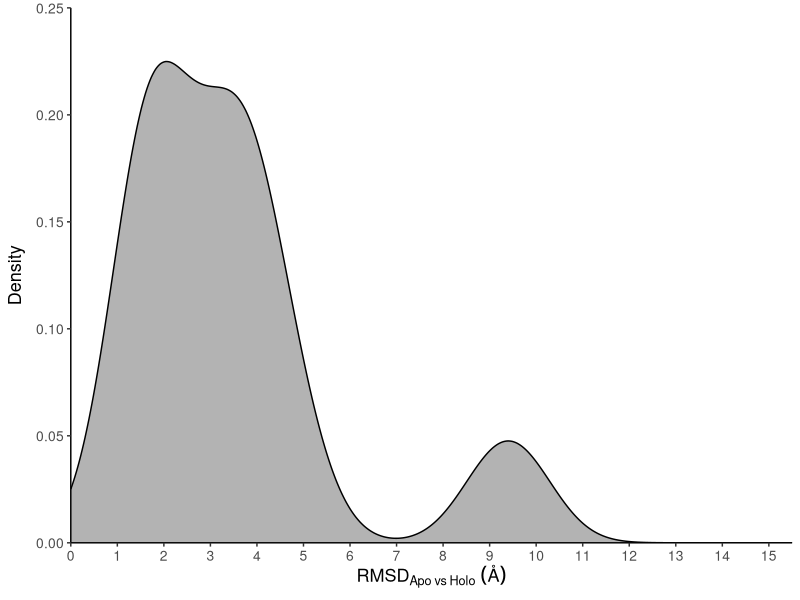
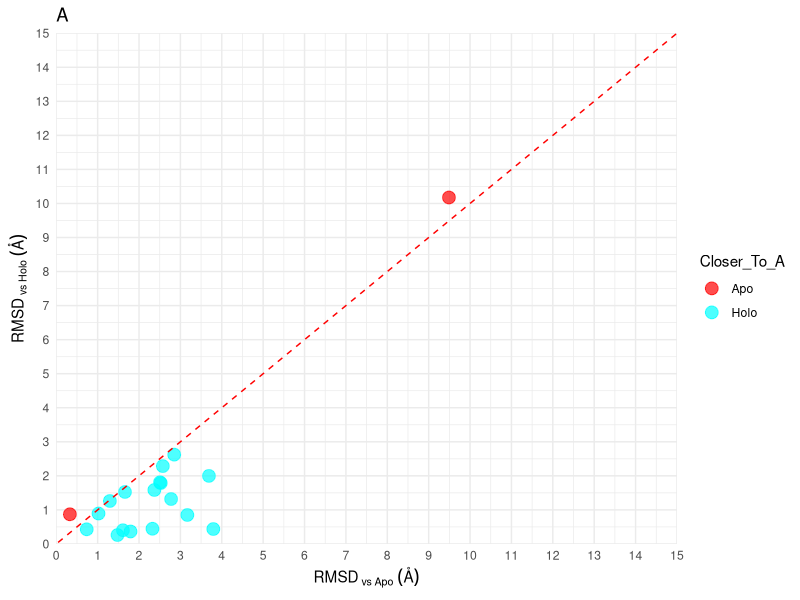
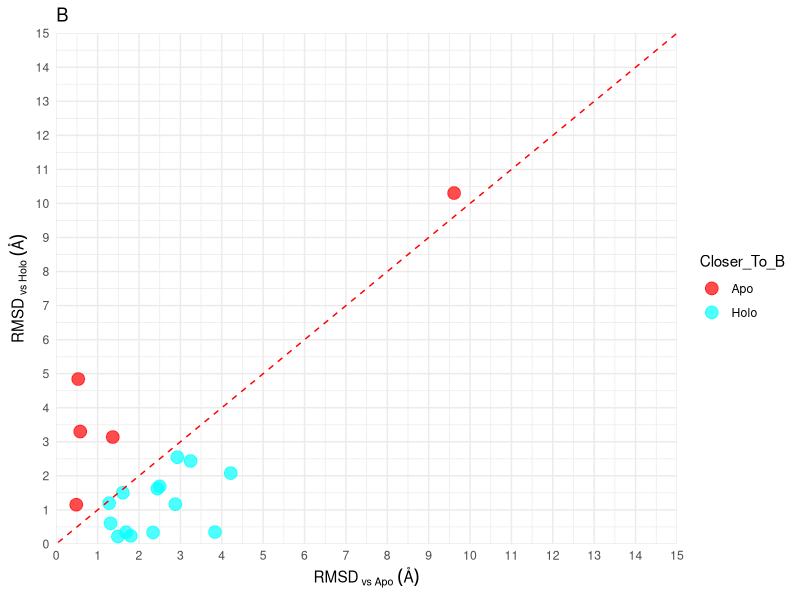
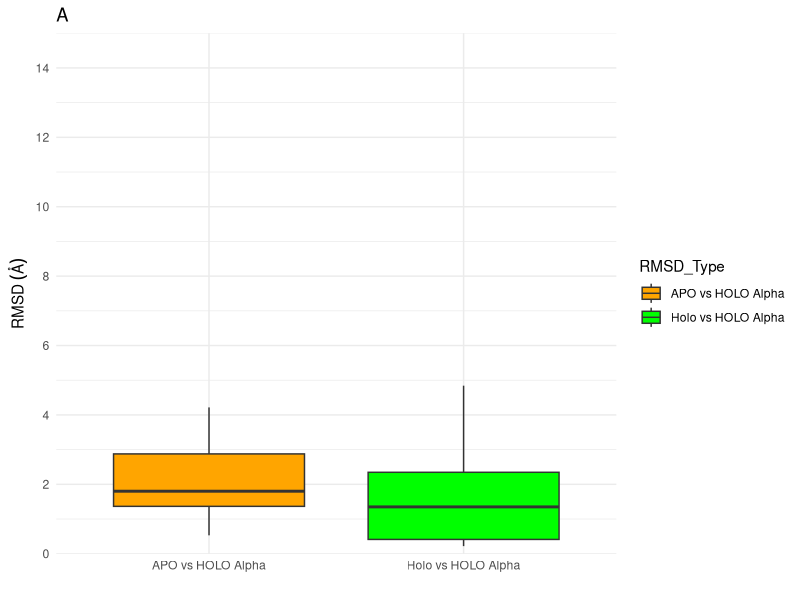
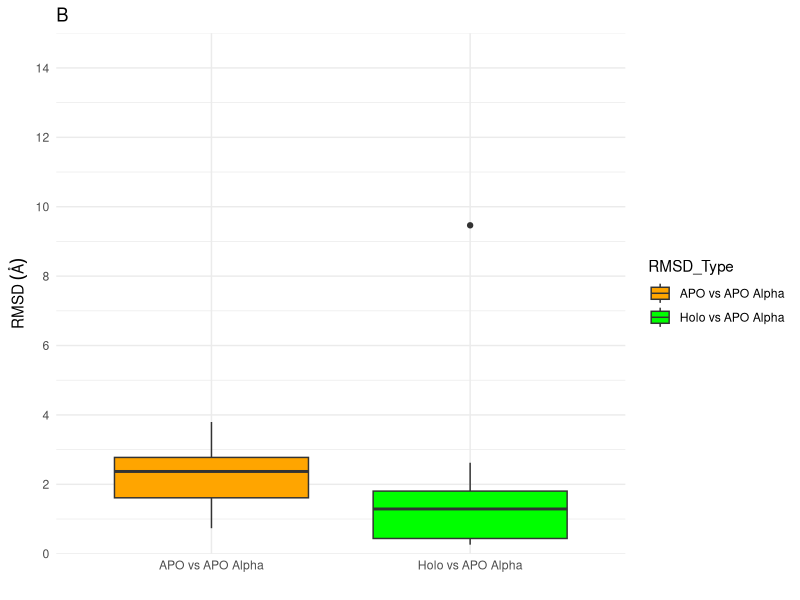
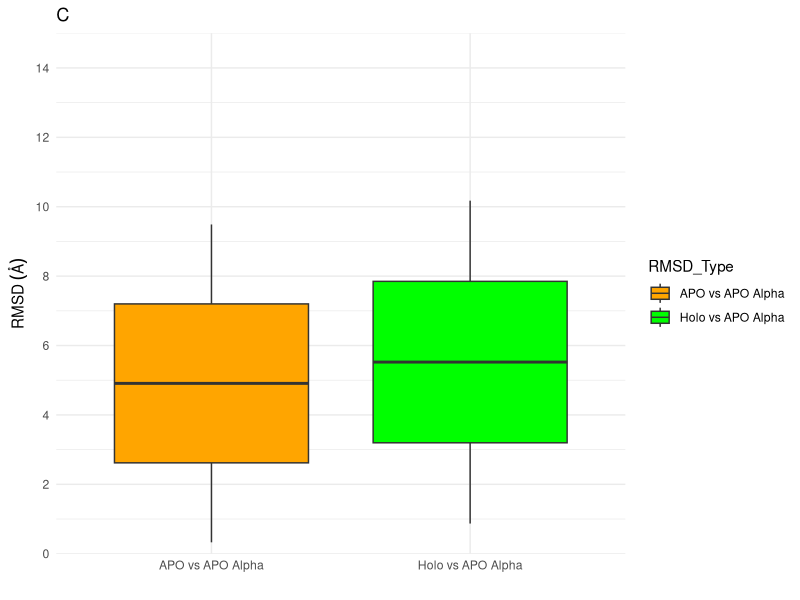
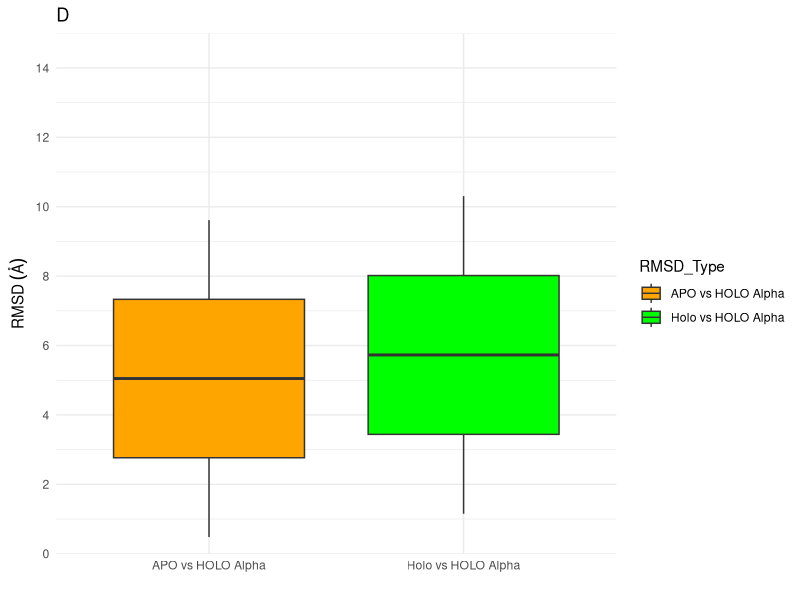
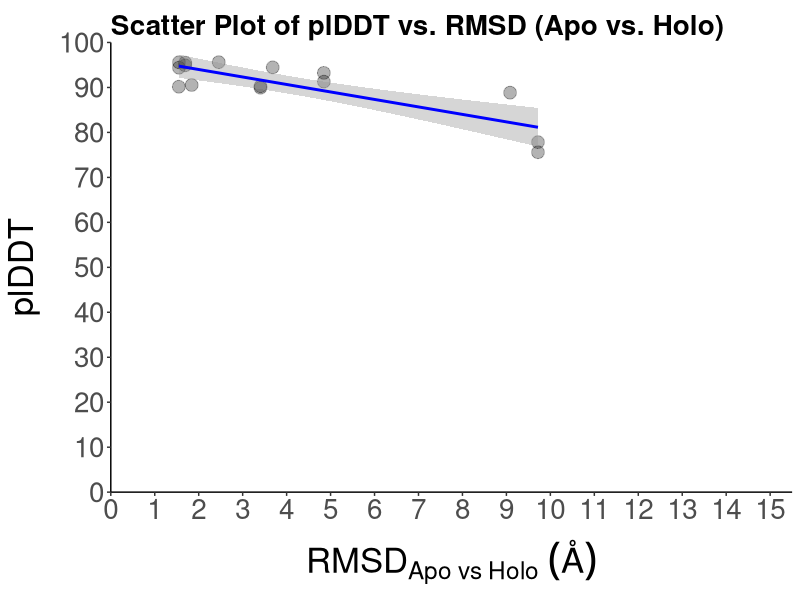

The R script that drew these images, in order:
## ---- chunk 1
knitr::opts_chunk$set(echo = TRUE)
library(ggplot2)
library(dplyr)
library(tidyr)
library(readr)
library(ggpubr)
## ---- chunk 2
data <- read.csv("project_data/RMSD_results.csv", sep=',')

# Add classification for A and B
data <- data %>%
  mutate(
    Closer_To_A = ifelse(HOLO_vs_APO_ALPHA0 < APO_vs_APO_ALPHA0, "Holo", "Apo"),
    Closer_To_B = ifelse(HOLO_vs_HOLO_ALPHA0 < APO_vs_HOLO_ALPHA0, "Holo", "Apo")
  )
## ---- chunk 3
figure1 <-  
  ggplot() +
  geom_density(data = data,
               aes(x = APO_vs_HOLO), 
               alpha = 0.3, color = 'black',
               fill = 'black',
               adjust = 1) + 
  xlab(expression(RMSD[Apo~vs~Holo]~(Å))) + ylab('Density') +
  scale_x_continuous(limits = c(0,15.5),breaks=seq(0, 15, 1), expand = c(0,0)) +
  scale_y_continuous(limits = c(0,0.25), breaks = seq(0.000, 0.25, 0.05), expand = c(0,0)) +
  theme(
    legend.position = "none",
    axis.line = element_line(colour = "black"),
    panel.grid.major = element_blank(),
    panel.grid.minor = element_blank(),
    panel.border = element_blank(),
    panel.background = element_blank(),
    axis.title.x = element_text(face ='plain',size = 13, margin = margin(t = 0, r = 8, b = 0, l = 0)),
    axis.title.y = element_text(face ='plain',size = 13, margin = margin(t = 0, r = 8, b = 0, l = 0)),
    axis.text=element_text(size = 10),
    plot.margin = unit(c(.2,.2,.2,.2), "cm")
  ) 

summary(data$APO_vs_HOLO)

print(figure1)
ggsave("Stats/fig0_density.png", plot = figure1, width = 8, height = 6)
## ---- chunk 4
figure2a <- data %>% 
  ggplot(aes(x = APO_vs_APO_ALPHA0, y = HOLO_vs_APO_ALPHA0, color = Closer_To_A)) +
  geom_point(size = 4, alpha = 0.7) +
  scale_color_manual(values = c("Holo" = "cyan", "Apo" = "red")) +
  labs(x = expression(RMSD[~vs~Apo]~(Å)),
       y = expression(RMSD[~vs~Holo]~(Å))) +
  geom_abline(intercept = 0, slope = 1, linetype = "dashed", color = 'red') +
  scale_x_continuous(breaks = seq(0, 15, 1), limits = c(0, 15), expand = c(0, 0)) +
  scale_y_continuous(breaks = seq(0, 15, 1), limits = c(0, 15), expand = c(0, 0)) +
  theme_minimal() +
  ggtitle('A')

print(figure2a)
ggsave("Stats/fig1_Alpha_vs_Holo_vs_Apo.png", plot = figure2a, width = 8, height = 6)
## ---- chunk 5
figure2b <- data %>% 
  ggplot(aes(x = APO_vs_HOLO_ALPHA0, y = HOLO_vs_HOLO_ALPHA0, color = Closer_To_B)) +
  geom_point(size = 4, alpha = 0.7) +
  scale_color_manual(values = c("Holo" = "cyan", "Apo" = "red")) +
  labs(x = expression(RMSD[~vs~Apo]~(Å)),
       y = expression(RMSD[~vs~Holo]~(Å))) +
  geom_abline(intercept = 0, slope = 1, linetype = "dashed", color = 'red') +
  scale_x_continuous(breaks = seq(0, 15, 1), limits = c(0, 15), expand = c(0, 0)) +
  scale_y_continuous(breaks = seq(0, 15, 1), limits = c(0, 15), expand = c(0, 0)) +
  theme_minimal() +
  ggtitle('B')

print(figure2b)
ggsave("Stats/fig2_HOLO_ALPHA_VS_HOLO_VS_APO.png", plot = figure2b, width = 8, height = 6)
## ---- chunk 6
wilcoxon_result <- wilcox.test(
  c(data$HOLO_vs_APO_ALPHA0), 
  c(data$APO_vs_APO_ALPHA0),
  alternative = "less"
)
cat("Wilcoxon Signed-Rank Test:\n")
print(wilcoxon_result)

wilcoxon_result <- wilcox.test(
  c(data$HOLO_vs_HOLO_ALPHA0), 
  c(data$APO_vs_HOLO_ALPHA0),
  alternative = "less"
)
cat("Wilcoxon Signed-Rank Test:\n")
print(wilcoxon_result)
## ---- chunk 7
data$Average_RMSD <- rowMeans(data[, c("HOLO_vs_APO_ALPHA0", "APO_vs_APO_ALPHA0")], na.rm = TRUE)
# Preprocess for Holo group (Figure A)
holo_data <- data %>%
  filter(Closer_To_A == "Holo") %>%  # Filter for Holo
  select(HOLO_vs_HOLO_ALPHA0, APO_vs_HOLO_ALPHA0, Closer_To_A) %>%  # Use exact column names
  pivot_longer(
    cols = c(HOLO_vs_HOLO_ALPHA0, APO_vs_HOLO_ALPHA0),
    names_to = "RMSD_Type",
    values_to = "RMSD_Value"
  ) %>%
  mutate(RMSD_Type = ifelse(RMSD_Type == "HOLO_vs_HOLO_ALPHA0", "Holo vs HOLO Alpha", "APO vs HOLO Alpha"))

# Plot A
figure_holo <- ggplot(holo_data, aes(x = RMSD_Type, y = RMSD_Value, fill = RMSD_Type)) +
  geom_boxplot() +
  labs(
    title = "Proteins Closer to Holo",
    x = "",
    y = expression(RMSD~(Å))
  ) +
  theme_minimal() +
  scale_y_continuous(breaks = seq(0, 15, 2), limits = c(0, 15), expand = c(0, 0)) +
  theme(
    legend.position = "none",
    plot.title = element_text(face = "bold", size = 20, hjust = 0.5),
    axis.title.y = element_text(face = "plain", size = 20, margin = margin(t = 0, r = 10, b = 0, l = 0)),
    axis.text = element_text(size = 13),
    axis.ticks = element_line(size = 0.5),
    plot.margin = margin(0.5, 0.5, 0.5, 0.5, "cm"),
    strip.text = element_text(size = 15, face = "plain")
  ) +
  scale_fill_manual(values = c("orange", "green"))+
  theme_minimal() +
  ggtitle('A')
print(figure_holo)
ggsave("Stats/closer_holo_holo_alpha.png", plot = figure_holo, width = 8, height = 6)


## ---- chunk 8
holo_data <- data %>%
  filter(Closer_To_A == "Holo") %>%  # Filter for Holo
  select(HOLO_vs_APO_ALPHA0, APO_vs_APO_ALPHA0, Closer_To_A) %>%  # Use exact column names
  pivot_longer(
    cols = c(HOLO_vs_APO_ALPHA0, APO_vs_APO_ALPHA0),
    names_to = "RMSD_Type",
    values_to = "RMSD_Value"
  ) %>%
  mutate(RMSD_Type = ifelse(RMSD_Type == "HOLO_vs_APO_ALPHA0", "Holo vs APO Alpha", "APO vs APO Alpha"))

# B plot
figure_holo <- ggplot(holo_data, aes(x = RMSD_Type, y = RMSD_Value, fill = RMSD_Type)) +
  geom_boxplot() +
  labs(
    title = "Proteins Closer to Holo",
    x = "",
    y = expression(RMSD~(Å))
  ) +
  theme_minimal() +
  scale_y_continuous(breaks = seq(0, 15, 2), limits = c(0, 15), expand = c(0, 0)) +
  theme(
    legend.position = "none",
    plot.title = element_text(face = "bold", size = 20, hjust = 0.5),
    axis.title.y = element_text(face = "plain", size = 20, margin = margin(t = 0, r = 10, b = 0, l = 0)),
    axis.text = element_text(size = 13),
    axis.ticks = element_line(size = 0.5),
    plot.margin = margin(0.5, 0.5, 0.5, 0.5, "cm"),
    strip.text = element_text(size = 15, face = "plain")
  ) +
  scale_fill_manual(values = c("orange", "green"))+
  theme_minimal() +
  ggtitle('B')
print(figure_holo)
ggsave("Stats/closer_holo_apo_alpha.png", plot = figure_holo, width = 8, height = 6)

## ---- chunk 9
apo_data <- data %>%
  filter(Closer_To_A == "Apo") %>%  # Filter for Apo
  select(HOLO_vs_APO_ALPHA0, APO_vs_APO_ALPHA0, Closer_To_A) %>%  # Use exact column names
  pivot_longer(
    cols = c(HOLO_vs_APO_ALPHA0, APO_vs_APO_ALPHA0),
    names_to = "RMSD_Type",
    values_to = "RMSD_Value"
  ) %>%
  mutate(RMSD_Type = ifelse(RMSD_Type == "HOLO_vs_APO_ALPHA0", "Holo vs APO Alpha", "APO vs APO Alpha"))

# Plot C
figure_apo <- ggplot(apo_data, aes(x = RMSD_Type, y = RMSD_Value, fill = RMSD_Type)) +
  geom_boxplot() +
  labs(
    title = "Proteins Closer to Apo",
    x = "",
    y = expression(RMSD~(Å))
  ) +
  theme_minimal() +
  scale_y_continuous(breaks = seq(0, 15, 2), limits = c(0, 15), expand = c(0, 0)) +
  theme(
    legend.position = "none",
    plot.title = element_text(face = "bold", size = 20, hjust = 0.5),
    axis.title.y = element_text(face = "plain", size = 20, margin = margin(t = 0, r = 10, b = 0, l = 0)),
    axis.text = element_text(size = 13),
    axis.ticks = element_line(size = 0.5),
    plot.margin = margin(0.5, 0.5, 0.5, 0.5, "cm"),
    strip.text = element_text(size = 15, face = "plain")
  ) +
  scale_fill_manual(values = c("orange", "green"))+
  theme_minimal() +
  ggtitle('C')
# Print both figures
print(figure_apo)   # Figure for Apo group
ggsave("Stats/closer_apo_apo_alpha.png", plot = figure_holo, width = 8, height = 6)

## ---- chunk 10
apo_data <- data %>%
  filter(Closer_To_A == "Apo") %>%  # Filter for Apo
  select(HOLO_vs_HOLO_ALPHA0, APO_vs_HOLO_ALPHA0, Closer_To_A) %>%  # Use exact column names
  pivot_longer(
    cols = c(HOLO_vs_HOLO_ALPHA0, APO_vs_HOLO_ALPHA0),
    names_to = "RMSD_Type",
    values_to = "RMSD_Value"
  ) %>%
  mutate(RMSD_Type = ifelse(RMSD_Type == "HOLO_vs_HOLO_ALPHA0", "Holo vs HOLO Alpha", "APO vs HOLO Alpha"))

# Plot D
figure_apo <- ggplot(apo_data, aes(x = RMSD_Type, y = RMSD_Value, fill = RMSD_Type)) +
  geom_boxplot() +
  labs(
    title = "Proteins Closer to Apo",
    x = "",
    y = expression(RMSD~(Å))
  ) +
  theme_minimal() +
  scale_y_continuous(breaks = seq(0, 15, 2), limits = c(0, 15), expand = c(0, 0)) +
  theme(
    legend.position = "none",
    plot.title = element_text(face = "bold", size = 20, hjust = 0.5),
    axis.title.y = element_text(face = "plain", size = 20, margin = margin(t = 0, r = 10, b = 0, l = 0)),
    axis.text = element_text(size = 13),
    axis.ticks = element_line(size = 0.5),
    plot.margin = margin(0.5, 0.5, 0.5, 0.5, "cm"),
    strip.text = element_text(size = 15, face = "plain")
  ) +
  scale_fill_manual(values = c("orange", "green"))+
  theme_minimal() +
  ggtitle('D')

print(figure_apo)
ggsave("Stats/closer_apo_holo_alpha.png", plot = figure_holo, width = 8, height = 6)

## ---- chunk 11
# Reshape data to have PDB_ID and corresponding APO_vs_HOLO
reshaped_rmsd <- data %>%
  select(Apo_PDB_ID, Holo_PDB_ID, APO_vs_HOLO) %>% 
  mutate(APO_vs_HOLO = as.numeric(gsub(",", ".", APO_vs_HOLO))) %>%  # Ensure numeric format
  pivot_longer(
    cols = c(Apo_PDB_ID, Holo_PDB_ID),
    names_to = "PDB_Type",
    values_to = "PDB_ID"
  )

# Merge with plDDT data
plddt_data <- read.csv("project_data/plddt_results.tsv", sep='\t')  # Replace with your actual file path
merged_data <- reshaped_rmsd %>%
  inner_join(plddt_data, by = c("PDB_ID" = "PDB_NAME"))

# Create the scatter plot
figure <- ggplot(merged_data, aes(x = APO_vs_HOLO, y = PLDDT)) +
  geom_point(fill = 'black', color = 'black', alpha = 0.3, size = 4) +
  geom_smooth(method = "lm", color = "blue") +
  labs(
    x = expression(RMSD[Apo~vs~Holo]~(Å)),
    y = expression(plDDT)
  ) +
  scale_x_continuous(breaks = seq(0, 15.5, 1), limits = c(0, 15.5), expand = c(0, 0)) +
  scale_y_continuous(breaks = seq(0, 100, 10), limits = c(0, 100), expand = c(0, 0)) +
  theme(
    axis.line = element_line(colour = "black"),
    panel.grid.major = element_blank(),
    panel.grid.minor = element_blank(),
    panel.border = element_blank(),
    panel.background = element_blank(),
    legend.position = "none",
    axis.title.x = element_text(face = 'plain', size = 25, margin = margin(t = 10, r = 8, b = 0, l = 0)),
    axis.title.y = element_text(face = 'plain', size = 25, margin = margin(t = 0, r = 8, b = 0, l = 0)),
    axis.text = element_text(size = 20),
    plot.margin = unit(c(.2, .2, .2, .2), "cm"),
    plot.title = element_text(face = 'bold', vjust = 0, size = 20)
  ) +
  ggtitle("Scatter Plot of plDDT vs. RMSD (Apo vs. Holo)")

print(figure)
ggsave("Stats/fig5_plDDT_RMSD.png", plot = figure, width = 8, height = 6)

# Pearson Correlation
cor.test(merged_data$APO_vs_HOLO, merged_data$PLDDT, method = 'pearson')
## ---- chunk 12
data_families <- read.csv("project_data/family_RMSD.csv", sep=';')  # Replace with your actual file path

# Fix columns with commas as decimal separators
data_families <- data_families %>%
  mutate(
    low_RMSD = as.numeric(gsub(",", ".", low_RMSD)),
    avg_RMSD = as.numeric(gsub(",", ".", avg_RMSD)),
    high_RMSD = as.numeric(gsub(",", ".", high_RMSD))
  )

data_families <- data_families %>%
  mutate(family = ifelse((high_RMSD - low_RMSD) < 4, "Homogeneous", "Heterogeneous"))

merged_family_data <- merge(data, data_families, by = c("Apo_PDB_ID", "Holo_PDB_ID"), all=TRUE)

# Calculate the minimum of HOLO_vs_HOLO_ALPHA0 and APO_vs_HOLO_ALPHA0
merged_family_data <- merged_family_data %>%
  rowwise() %>%
  mutate(Min_RMSD_Value = min(HOLO_vs_HOLO_ALPHA0, APO_vs_HOLO_ALPHA0, na.rm = TRUE))

# Create the box plot
figure5a <- ggplot(merged_family_data, aes(x = family, y = Min_RMSD_Value)) +
  geom_boxplot() +
  labs(
    title = "Box Plot of Min RMSD by Family Group (Holo Alpha)",
    y = "Min RMSD"
  ) +
  theme_minimal()

print(figure5a)
ggsave("Stats/RMSD_vs_families_holo.png", plot = figure5a, width = 8, height = 6)

# Wilcoxon Test
wilcox_test <- wilcox.test(
  Min_RMSD_Value ~ family,
  data = merged_family_data,
  na.action = na.omit,
  alternative = "greater"
)
print("Wilcoxon Rank-Sum Test Results:")
print(wilcox_test)

## ---- chunk 13
merged_family_data <- merged_family_data %>%
  rowwise() %>%
  mutate(Min_RMSD_Value = min(HOLO_vs_APO_ALPHA0, APO_vs_APO_ALPHA0, na.rm = TRUE))

# Create the box plot
figure5b <- ggplot(merged_family_data, aes(x = family, y = Min_RMSD_Value)) +
  geom_boxplot() +
  labs(
    title = "Box Plot of Min RMSD by Family Group (Apo Alpha)",
    y = "Min RMSD"
  ) +
  theme_minimal()

print(figure5b)
ggsave("Stats/RMSD_vs_families_apo.png", plot = figure5b, width = 8, height = 6)

# Wilcoxon Test
wilcox_test <- wilcox.test(
  Min_RMSD_Value ~ family,
  data = merged_family_data,
  na.action = na.omit,
  alternative = "greater"
)
print("Wilcoxon Rank-Sum Test Results:")
print(wilcox_test)
